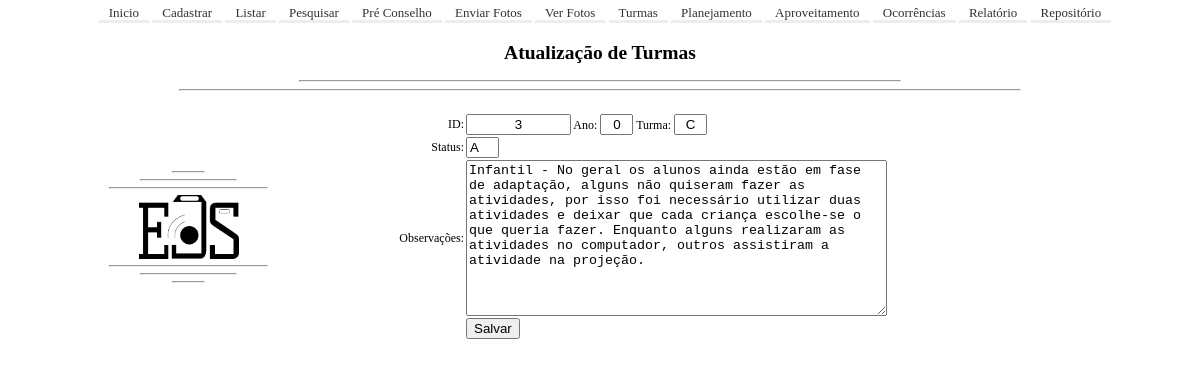
The page /editarTurma.php?ID=3 on the database its author committed.
### tables this page shows
CREATE TABLE `tb_turma` (
  `ID` int(2) NOT NULL,
  `ano` int(1) NOT NULL,
  `turma` varchar(1) NOT NULL,
  `status` varchar(1) NOT NULL,
  `obs` varchar(999) NOT NULL
);

### editarTurma.php (the view, shortened to what this page needs)
<?php
include './conf.php';
if($_SERVER['REQUEST_METHOD']=='GET') {
	if(isset($_GET['ID'])){
		$ID = $_GET['ID'];
		$sql = "select * from tb_turma where ID = $ID";
		$result = mysqli_query($connection, $sql);
   	while($row = mysqli_fetch_array($result,MYSQLI_ASSOC)) {
      	$ID = $row['ID'];
      	$ano = $row['ano'];
      	$turma = $row['turma'];
		$status = $row['status'];
		$obs = $row['obs'];
		}
	}
echo
	'<html>
	<head>
	<title>Atualização de Turmas</title>
	</head>
	<body>
		<div align="center"><h2>Atualização de Turmas</h2><hr width="50%"><hr width="70%"></div>
			<form method="POST" action="?id=18" onchange="form.submit()">
				<div align="center">
					<br><table border="0">
						<tr>
							<td rowspan="7" align="center" width="315"><hr width="10%"><hr width="30%"><hr width="50%">
							<img src="../uploads/logoNew.png" width="100">
								<hr width="50%">
								<hr width="30%">
								<hr width="10%">
							</td>
						</tr>
						<tr>
							<td align="right" width="116" >ID:
							</td>
							<td>
								<input style="text-align:center" type="text" size="10" name="textID" value="'.$ID.'"> Ano:
								<input style="text-align:center" type="text" size="1" name="textAno" value="'.$ano.'"> Turma:
								<input style="text-align:center" type="text" size="1" name="textTurma" value="'.$turma.'">
							</td>
						</tr>
						<tr>
							<td align="right" width="116" >Status:
							</td>
							<td>
								<input type="text" size="1" name="textStatus" value="'.$status.'">
							</td>
						</tr>
						<tr>
							<td align="right" width="116" >Observações:</td>
							<td>
								<textarea rows="10" name="textObs" cols="50">'.$obs.'</textarea>
							</td>
						</tr>
						<tr>
							<td align="center" valign="top" >
								&nbsp;</td>
							<td valign="top">
								<input type="submit" value="Salvar" name="btnSalvar"</center></td>
						</tr>
					</table>
					</div>
		</form>
	</body>
</html>
';
}
?>

### main.css (style rules this page uses)
html, body { min-height: 100%; height: 100%; }
body { font-family: monospace; font:80% Tahoma; margin: 0; padding: 0; font-size: 13px; }
table { border-collapse: collapse; width: 95%; margin: 0; padding: 0; font-size: 12px; overflow: hidden; }

### rows shown on the page
tb_turma: textID "3", textAno "0", textTurma "C", textStatus "A", textObs "Infantil - No geral os alunos ainda estão em fase de adaptação, alguns não quiseram fazer as atividades, por isso foi necessário utilizar duas atividades e deixar que cada criança escolhe-se o que queria fazer. Enquanto alguns realizaram as atividades no computador, outros assistiram a atividade na projeção."
